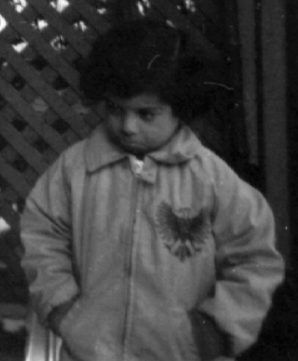
#> input picture 画像編集/sample.png, 298 x 361 px
$ python histgram.py
#> lines starting #> are read from the running program, lines starting #| are printed output that depends on the picture
from PIL import Image
import numpy as np
import matplotlib.pyplot as plt

pic = Image.open("sample.png")
#> pic is the input picture: PIL image 298x361 RGB; min 1, max 254, mean 62
pic = pic.convert(mode="L")
#> pic: PIL image 298x361 L
pic = np.array(pic)
h, w = pic.shape[0], pic.shape[1]
#> h = 361; w = 298

hist = []
for i in range(256):
    hist.append(0)
for y in range(h):
    for x in range(w):
        hist[pic[y][x]] = hist[pic[y][x]] + 1
#> after the loop, hist = 256 values, max 3567 at index 14, min 0 at index 0, mean 420.2
plt.bar(range(256), hist)
plt.savefig("histgram.png")
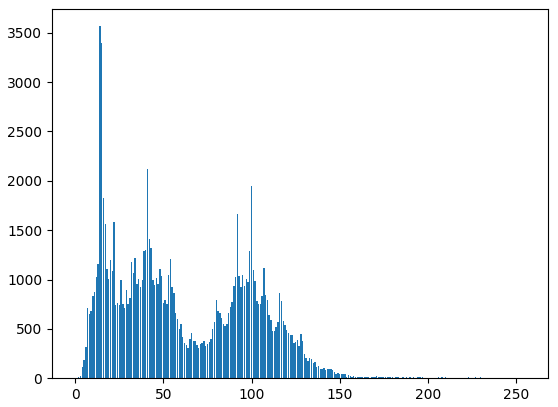
#> figure drawn by matplotlib, 1 panel; tallest bar 3567 high, from x = 13.6 to 14.4
plt.show()

sumhist=[]
for i in range(len(hist)):
    if i==0:
        sumhist.append(hist[0])
    else:
        sumhist.append(sumhist[i-1]+hist[i])
#> after the loop, sumhist = 256 values from 0 to 107578
plt.bar(range(256),sumhist)
plt.savefig("sumhistgram.png")
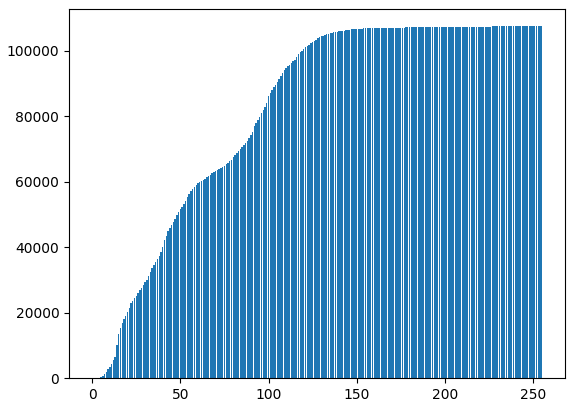
#> figure drawn by matplotlib, 1 panel
plt.show()

$ run again, with 画像編集/ave_gaussnoise.png copied over 画像編集/sample.png
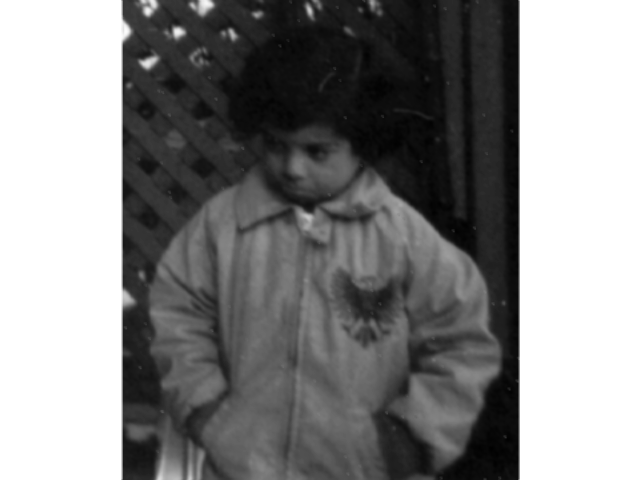
#> input picture 画像編集/ave_gaussnoise.png, 640 x 480 px
#> pic is the input picture: PIL image 640x480 RGBA; mean R, G, B, A 134.4, 134.4, 134.4, 255
#> pic: PIL image 640x480 L
#> after the loop `for y in range(h):`: hist = 256 values, max 115680 at index 255, min 0 at index 33, mean 1200
#> `plt.savefig("histgram.png")`:
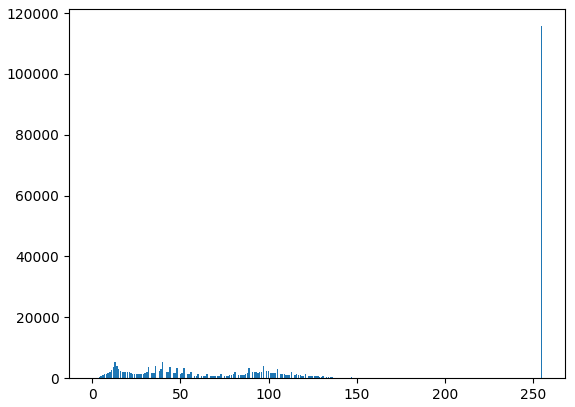
#> figure drawn by matplotlib, 1 panel; tallest bar 115680 high, from x = 254.6 to 255.4
#> after the loop `for i in range(len(hist)):`: sumhist = 256 values from 1 to 307200
#> `plt.savefig("sumhistgram.png")`:
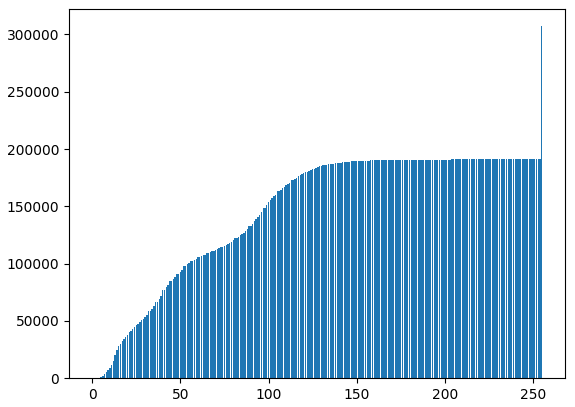
#> figure drawn by matplotlib, 1 panel; tallest bar 307200 high, from x = 254.6 to 255.4
